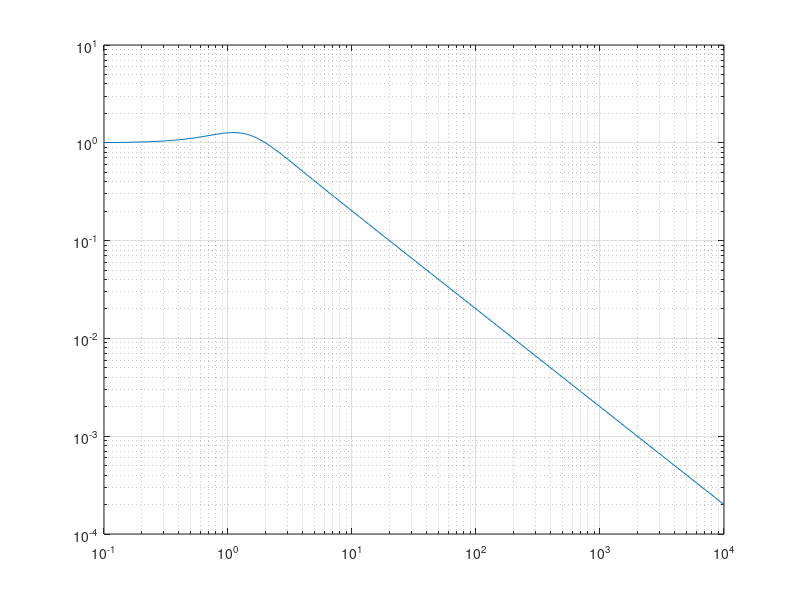

This chart was generated by the following MATLAB code:
clear
clc
num=[2 -2];
den=[1 -2 2];
sys1=tf(num,den);
w=logspace(-1,4,200);
[mag,phase]=bode(sys1,w);
loglog(w,squeeze(mag)),grid;
% semilogx(w,squeeze(phase)),grid;